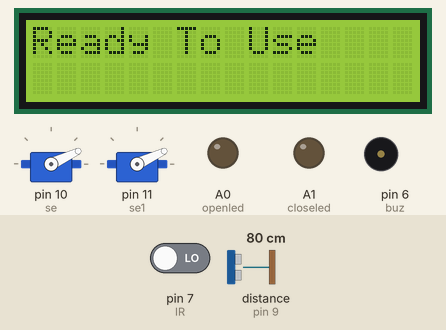
A sketch run on a simulated Arduino Uno, built with avr-gcc and run on an emulated ATmega328P. Parts: 2 × servo, 16×2 character LCD, output pins drawn as LEDs (lit = HIGH), buzzer (waves = sounding, pin HIGH). The test bench sets the inputs (shaded band); at power-on: pin 7 (IR) LOW, distance to the obstacle (sensor on pin 9) 80 cm. The echo pulse lasts 58.3 µs per cm; pins used as bus, display or sensor lines are not drawn.

Above: at 1.2 s.
1.3 s: pin 7 (IR) driven HIGH
At 2.5 s:
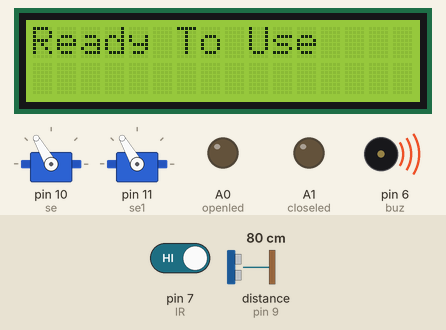
4.3 s: pin 7 (IR) driven LOW
At 5.7 s:
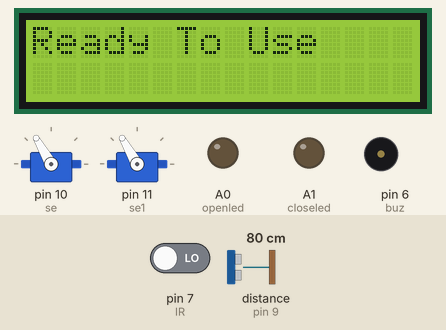
6.8 s: pin 7 (IR) driven HIGH
At 10.5 s:
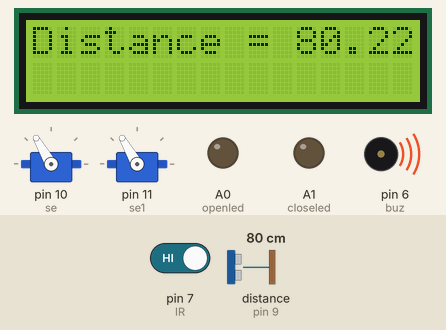
Timing chart, 0 to 12.0 s (numbered marks = the images above; inputs shaded):
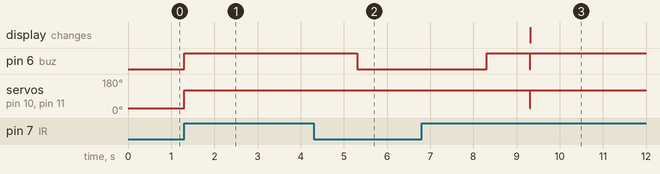

The sketch:

final_smart_dustbin.ino
```cpp
#include <LiquidCrystal.h>
#include<Servo.h>
#define trigPin 12
#define echoPin 9

Servo se;
Servo se1;
LiquidCrystal lcd(0, 1, 2, 3, 4, 5); /// REGISTER SELECT PIN,ENABLE PIN,D4 PIN,D5 PIN, D6 PIN, D7 PIN

int IR = 7; //IR at pin 7
int buz = 6; //buzzer at pin 6
int POWER=13;// led which tells the ON/OFF status
float duration = 0, distance = 0; //initializing duration and dustbin at 0
int flg = 0;
int openled=A0;
int closeled=A1;

void setup()
{
  pinMode(trigPin, OUTPUT);
  pinMode(buz, OUTPUT);
  pinMode(echoPin, INPUT);
  pinMode(IR,INPUT);
  se.attach(10);
  se1.attach(11);
  pinMode(openled,OUTPUT);
  pinMode(closeled,OUTPUT);
  digitalWrite(IR,LOW);
  //digitalWrite(trigPin,HIGH);
  //digitalWrite(echoPin,LOW);
  pinMode(POWER,OUTPUT);
  digitalWrite(POWER,HIGH);
  digitalWrite(buz, LOW);
  se.write(25);
  se1.write(25);

  lcd.begin(16, 2);
  //lcd.setCursor(0,0);
  //lcd.print("Ready to Use");
}

void loop()
{
  delayMicroseconds(1000);

   if(digitalRead(7) == HIGH)
    {
      se.write(120);
      se1.write(120);

      analogWrite(openled,HIGH);
      analogWrite(closeled,LOW);
        digitalWrite(buz, HIGH);
      delayMicroseconds(2000);
      digitalWrite(buz,LOW);
      delayMicroseconds(1000);
      digitalWrite(buz,HIGH);
      delay(2000);
      digitalWrite(buz,LOW);
      analogWrite(openled,HIGH);
      analogWrite(closeled,LOW);


      flg =1;
    }

   else if(digitalRead(7) == LOW)
    {
      /*delay(3000);
      digitalWrite(buz, LOW);

      se.write(0);
      se1.write(0);*/

    //delayMicroseconds(300);
    analogWrite(openled,LOW);
    analogWrite(closeled,HIGH);
    while(flg)
    {
      delay(3000);
      digitalWrite(buz,HIGH);
      delay(1000);
      analogWrite(openled,LOW);
    analogWrite(closeled,HIGH);


      se.write(25);
      se1.write(25);
      digitalWrite(buz,LOW);
      digitalWrite(trigPin, LOW);
      delayMicroseconds(2);
      digitalWrite(trigPin, HIGH);
      delayMicroseconds(10);
      digitalWrite(trigPin, LOW);

      duration = pulseIn(echoPin, HIGH);
      distance = (duration / 2) * 0.0344;

      flg=0;
    }

    //delayMicroseconds(500);
    if(distance >=3 && distance <=5)
     {
       lcd.clear();
       lcd.print("Dustbin is Full");

     }

    else if(distance > 6)
      {
        lcd.clear();
        //lcd.setCursor(0,0);
        lcd.print("Distance = ");
        lcd.print(distance);
      }

     else
     {
        lcd.setCursor(0,0);
        lcd.print("Ready To Use");

     }

   }
}
```

Measured:
- after the input at 1.3 s, pin 6 (buz): LOW → HIGH at once; servo on pin 10 (se), servo on pin 11 (se1): 25° → 120° at once
- after the input at 4.3 s, pin 6 (buz): HIGH → LOW after 1.0 s
